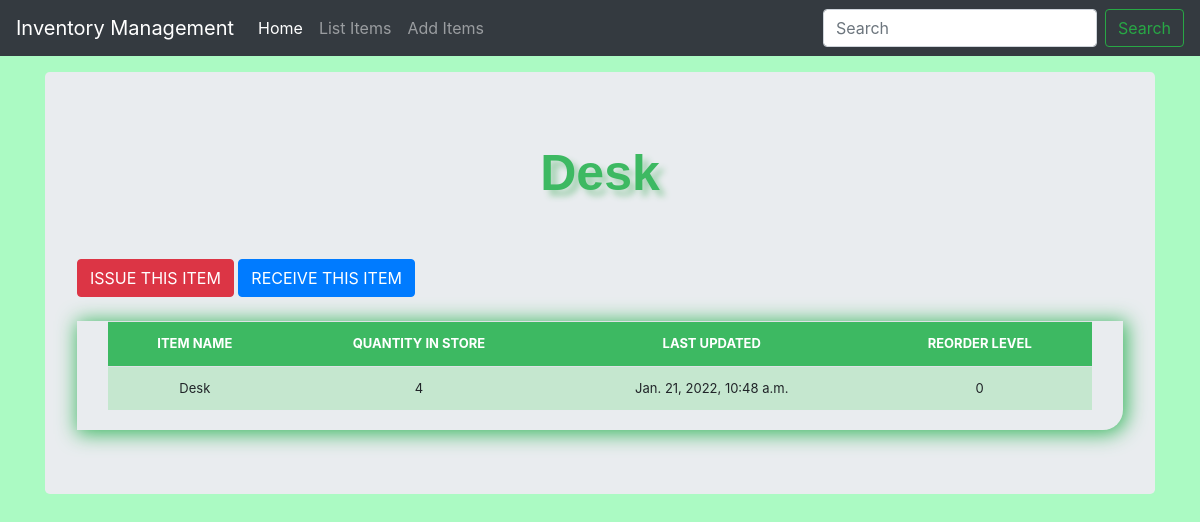
The app's page /inventory_details/4/ with its own data.
### inventorymgmt/models.py (models this page shows, shortened)
class Inventory(models.Model):
    category = models.ForeignKey(Category, on_delete=models.CASCADE, blank = 2)
    item_name = models.CharField(max_length=50, blank=True, null=True)
    quantity = models.IntegerField(default='0', blank=True, null=True)
    receive_quantity = models.IntegerField(default='0', blank=True, null=True)
    receive_by = models.CharField(max_length=50, blank=True, null=True)
    issue_quantity = models.IntegerField(default='0', blank=True, null=True)
    issue_by = models.CharField(max_length=50, blank=True, null=True)
    issue_to = models.CharField(max_length=50, blank=True, null=True)
    phone_number = models.CharField(max_length=50, blank=True, null=True)
    created_by = models.CharField(max_length=50, blank=True, null=True)
    reorder_level = models.IntegerField(default='0', blank=True, null=True)
    last_updated = models.DateTimeField(auto_now_add=False, auto_now=True)
    timestamp = models.DateTimeField(auto_now_add=True, auto_now=False)

### inventorymgmt/views.py (the view)
# urls.py: path('inventory_details/<str:pk>/', views.inventory_details, name="inventory_details"),
def inventory_details(request, pk):
	queryset = Inventory.objects.get(id=pk)
	context = {
		"title": queryset.item_name,
		"queryset": queryset,
	}
	return render(request, "inventory_details.html", context)

### inventorymgmt/templates/inventory_details.html (shortened to what this page needs)
{% load static %}
{% load crispy_forms_tags %}
<!doctype html>
<html lang="en">
  <head>
<link href="{% static 'css/bootstrap.min.css' %}" rel="stylesheet">
<link href="{% static 'css/stylesheet.css' %}" rel="stylesheet">
    <link href="{% static 'css/navbar-top-fixed.css' %}" rel="stylesheet">
  </head>
  <body>
    {% include 'navbar.html' %}
<main role="main" class="container">
  <div class="jumbotron">
    <div class = "header">{{title}}</div>
    <br>
    <br>
    <a href="{% url 'issue_items' queryset.id %}"><div class='btn btn-danger'>ISSUE THIS ITEM</div></a>
    <a href="{% url 'receive_items' queryset.id %}"><div class='btn btn-primary'>RECEIVE THIS ITEM</div></a>
        <br><br>
        <div class="display_table">
          <table class='table'>
                  <tr>
                    <th>ITEM NAME</th>
                    <th>QUANTITY IN STORE</th>
                    <th>LAST UPDATED</th>
                    <th>REORDER LEVEL</th>
                  </tr>
                  <tr>
                    <td>{{queryset.item_name}}</td>
                    <td>{{queryset.quantity}}</td>
                    <td>{{queryset.last_updated}}</td>
                    <td>{{queryset.reorder_level}}</td>
                  </tr>
          </table>
        </div>
  </div>
</main>
      </body>
</html>

### inventorymgmt/static/css/stylesheet.css (style rules this page uses)
body { background-color: #abfac3; }
.table { font-size: 13px; text-align: center; width: 95%; margin: auto; text-align: center; }
.table tr:nth-child(odd) { background: #ebf7ef }
.table tr:nth-child(even) { background: #c5e7cf }
th { background-color: #3db962; color: white; }
.display_table { border-bottom-right-radius: 20px; padding-left: 5px; padding-right: 5px; padding-bottom: 20px; box-shadow: 2px 2px 20px 2px #3db962; }
.header { font-family: helvetica; color: #3db962; font-size: 50px; text-align: center; width: 100%; text-shadow: 6px 6px 6px #a2d1b0; display: block; font-weight: bolder; }

### inventorymgmt/static/css/navbar-top-fixed.css (style rules this page uses)
body { min-height: 75rem; padding-top: 4.5rem; }

### records on screen
Inventory: item_name "Desk", quantity "4", last_updated "Jan. 21, 2022, 10:48 a.m.", reorder_level "0"
